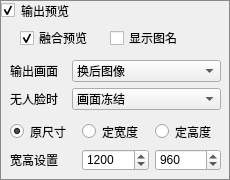
      <widget class="QGroupBox" name="groupBox_OutputPreview">
       <property name="styleSheet">
        <string notr="true">QGroupBox {border: 1px solid #888888;}
</string>
       </property>
       <property name="title">
        <string>输出预览</string>
       </property>
       <property name="checkable">
        <bool>true</bool>
       </property>
       <widget class="QWidget" name="gridLayoutWidget_4">
        <property name="geometry">
         <rect>
          <x>10</x>
          <y>60</y>
          <width>211</width>
          <height>51</height>
         </rect>
        </property>
        <layout class="QGridLayout" name="gridOutput">
         <item row="0" column="1">
          <widget class="QComboBox" name="comboOutputType">
           <property name="styleSheet">
            <string notr="true"/>
           </property>
           <property name="currentIndex">
            <number>0</number>
           </property>
           <item>
            <property name="text">
             <string>换后图像</string>
            </property>
           </item>
           <item>
            <property name="text">
             <string>融合人脸</string>
            </property>
           </item>
           <item>
            <property name="text">
             <string>原始图像</string>
            </property>
           </item>
           <item>
            <property name="text">
             <string>原始+替换图像（横排）</string>
            </property>
           </item>
           <item>
            <property name="text">
             <string>原始+替换图像（竖排）</string>
            </property>
           </item>
          </widget>
         </item>
         <item row="0" column="0">
          <widget class="QLabel" name="label_24">
           <property name="text">
            <string>输出画面</string>
           </property>
          </widget>
         </item>
         <item row="1" column="1">
          <widget class="QComboBox" name="comboNoFaceMode">
           <property name="styleSheet">
            <string notr="true"/>
           </property>
           <item>
            <property name="text">
             <string>画面冻结</string>
            </property>
           </item>
           <item>
            <property name="text">
             <string>输出原画面</string>
            </property>
           </item>
          </widget>
         </item>
         <item row="1" column="0">
          <widget class="QLabel" name="label_14">
           <property name="text">
            <string>无人脸时</string>
           </property>
          </widget>
         </item>
        </layout>
       </widget>
       <widget class="QWidget" name="gridLayoutWidget_7">
        <property name="geometry">
         <rect>
          <x>10</x>
          <y>120</y>
          <width>211</width>
          <height>51</height>
         </rect>
        </property>
        <layout class="QGridLayout" name="gridLayout_7">
         <item row="1" column="0">
          <widget class="QLabel" name="label_52">
           <property name="text">
            <string>宽高设置</string>
           </property>
          </widget>
         </item>
         <item row="0" column="2">
          <widget class="QRadioButton" name="radioOutFixHeight">
           <property name="text">
            <string>定高度</string>
           </property>
          </widget>
         </item>
         <item row="1" column="2">
          <widget class="QSpinBox" name="spinOutputHeightLimit">
           <property name="minimum">
            <number>100</number>
           </property>
           <property name="maximum">
            <number>3000</number>
           </property>
           <property name="singleStep">
            <number>50</number>
           </property>
           <property name="value">
            <number>960</number>
           </property>
          </widget>
         </item>
         <item row="0" column="0">
          <widget class="QRadioButton" name="radioOutSizeOrigin">
           <property name="text">
            <string>原尺寸</string>
           </property>
           <property name="checked">
            <bool>true</bool>
           </property>
          </widget>
         </item>
         <item row="1" column="1">
          <widget class="QSpinBox" name="spinOutputWidthLimit">
           <property name="minimum">
            <number>100</number>
           </property>
           <property name="maximum">
            <number>6000</number>
           </property>
           <property name="singleStep">
            <number>100</number>
           </property>
           <property name="value">
            <number>1200</number>
           </property>
          </widget>
         </item>
         <item row="0" column="1">
          <widget class="QRadioButton" name="radioOutFixWidth">
           <property name="text">
            <string>定宽度</string>
           </property>
          </widget>
         </item>
        </layout>
       </widget>
       <widget class="QCheckBox" name="checkShowFaceMerge">
        <property name="geometry">
         <rect>
          <x>20</x>
          <y>30</y>
          <width>71</width>
          <height>16</height>
         </rect>
        </property>
        <property name="text">
         <string>融合预览</string>
        </property>
        <property name="checked">
         <bool>true</bool>
        </property>
       </widget>
       <widget class="QCheckBox" name="checkShowImageTitle">
        <property name="geometry">
         <rect>
          <x>110</x>
          <y>30</y>
          <width>71</width>
          <height>16</height>
         </rect>
        </property>
        <property name="toolTip">
         <string>&lt;html&gt;&lt;head/&gt;&lt;body&gt;&lt;p&gt;启用本遮罩选项就是采用模型中计算的人脸轮廓&lt;/p&gt;&lt;p&gt;优点是计算时间少，缺点是脸部如果有遮挡物可能不准确&lt;/p&gt;&lt;/body&gt;&lt;/html&gt;</string>
        </property>
        <property name="text">
         <string>显示图名</string>
        </property>
        <property name="checked">
         <bool>false</bool>
        </property>
       </widget>
      </widget>
